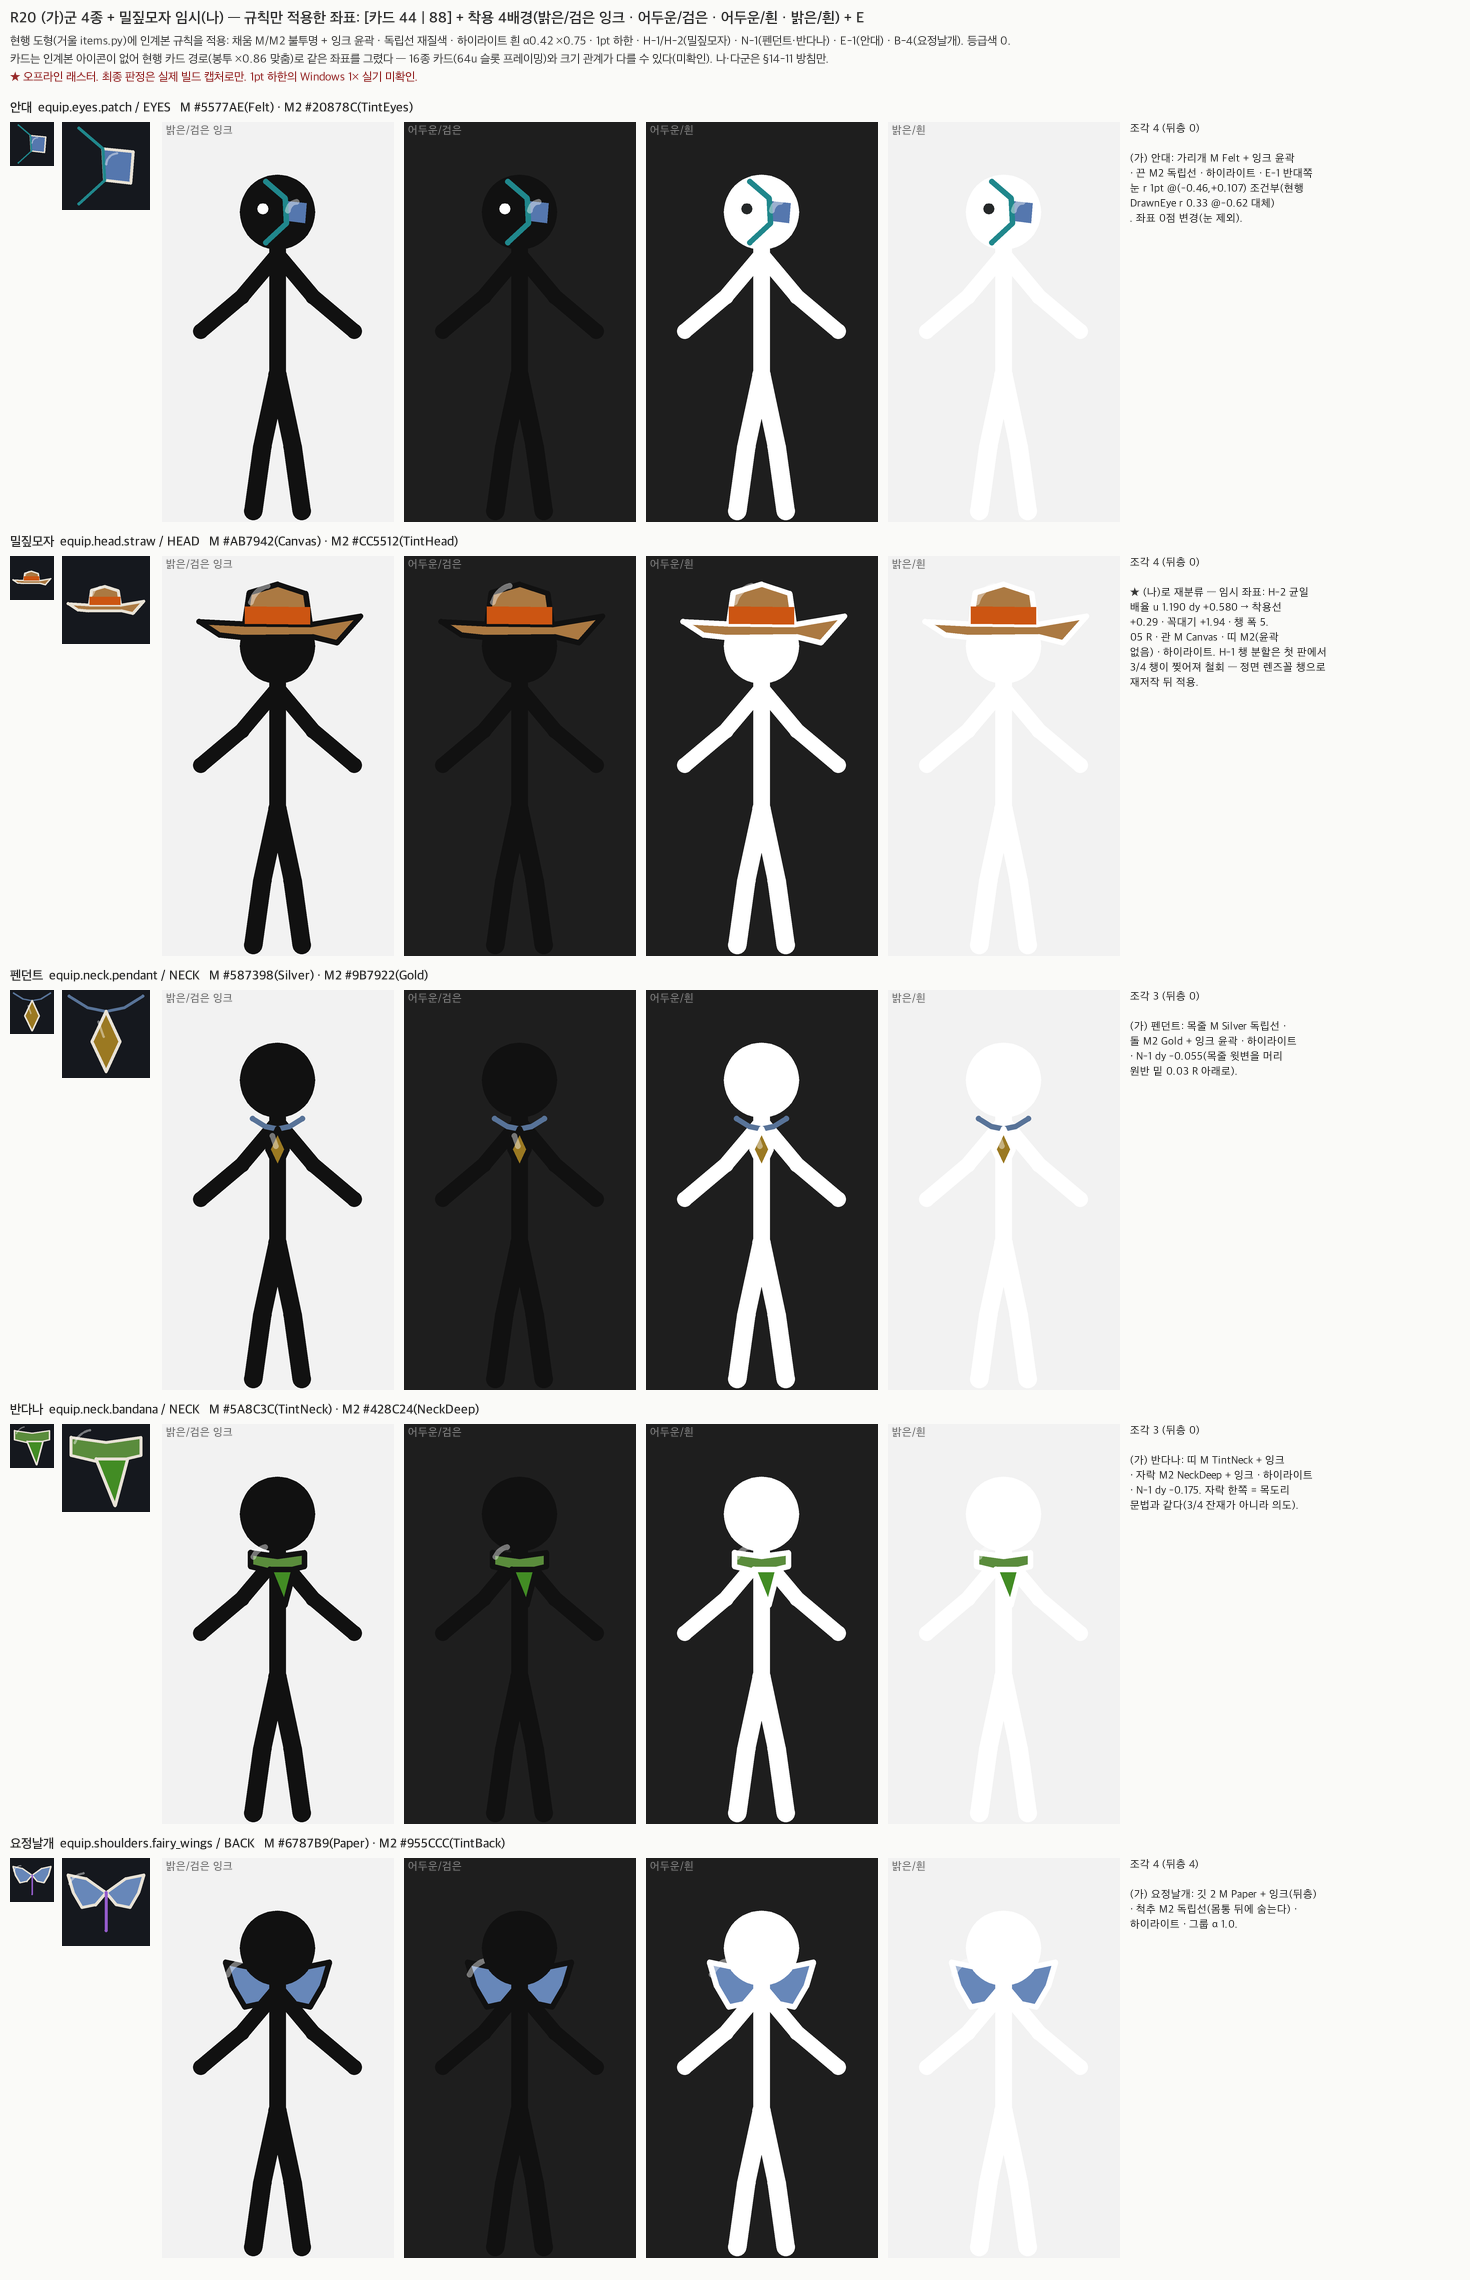

Write Python code to recreate this figure.
# -*- coding: utf-8 -*-
"""R20 시트 — (가)군 5종: 카드(44px + 88px, 바탕 #15181E · 선 #E8E2D6) + 착용 4배경(밝은/검은 잉크 · 어두운/검은 · 어두운/흰 · 밝은/흰).
카드 = 현행 카드 경로(AccessoryCardIcon: 봉투 최대변을 셀×0.86 에 맞춤)로 같은 좌표를 그린다 — 인계본 아이콘이 없는 종이라 정면 슬롯 프레이밍이 없다.
    python3 r20_sheet.py"""
import math, os, sys
from PIL import Image, ImageDraw
HERE = os.path.dirname(os.path.abspath(__file__)); sys.path.insert(0, HERE)
import rig
import r16_model as M16
import r16_raster as RZ
import r16_worn_sheet as S16
import r17_sheet as S17
import r19_sheet as S19
import palette_model as PM
import r20_model as M

WORN_W, WORN_H, R_PX, GAP = S16.WORN_W, S16.WORN_H, S16.R_PX, S16.GAP
HEAD_CX, HEAD_CY = S17.HEAD_CX, S17.HEAD_CY
NOTE_W = 330

def draw_pieces(cv, kind, pieces, to_px, width_px, surface, ink_hex, layer=None):
    for p in pieces:
        if layer is not None and p.layer != layer: continue
        fill, fa, line = M.resolve(kind, p.crole, surface, ink_hex)
        pts = [to_px(q) for q in p.pts]
        if p.filled and fill is not None: cv.fill(pts, RZ._rgb(fill), alpha=fa)
        if line is not None: cv.stroke(pts, width_px(p), RZ._rgb(line), M16.HI_ALPHA if p.crole[1] == "W" else 1.0, p.loop)

def render_body(kind, w, h, bg, ink, r_px=R_PX, scale=M16.SHIP):
    cv = RZ.Canvas(w, h, bg)
    to_px = lambda p: (HEAD_CX + p[0] * r_px, HEAD_CY - p[1] * r_px)
    wpx = lambda p: p.width_R(scale) * r_px
    ps = M.GA[kind]; ink_hex = S19.hexs(ink)
    draw_pieces(cv, kind, ps, to_px, wpx, "body", ink_hex, layer="back")
    S16.draw_our_figure(cv, HEAD_CX, HEAD_CY, r_px, ink)
    draw_pieces(cv, kind, ps, to_px, wpx, "body", ink_hex, layer="front")
    return cv.done()

def render_card(kind, cell):
    cv = RZ.Canvas(cell, cell, S19.CARD_BG)
    pts = [q for p in M.GA[kind] if p.src != "EYE" for q in p.pts]
    x0, y0, x1, y1 = rig.bounds(pts); span = max(x1 - x0, y1 - y0); s = cell * 0.86 / span
    cx, cy = (x0 + x1) / 2, (y0 + y1) / 2
    to_px = lambda p: (cell / 2 + (p[0] - cx) * s, cell / 2 - (p[1] - cy) * s)
    wpx = lambda p: max(1.0, 2.2 * cell / 64.0 * p.mult)
    ps = [p for p in M.GA[kind] if p.src != "EYE"]
    draw_pieces(cv, kind, ps, to_px, wpx, "card", S19.CARD_INK)
    return cv.done()

NOTES = {
    "patch": "(가) 안대: 가리개 M Felt + 잉크 윤곽 · 끈 M2 독립선 · 하이라이트 · E-1 반대쪽 눈 r 1pt @(−0.46,+0.107) 조건부(현행 DrawnEye r 0.33 @−0.62 대체). 좌표 0점 변경(눈 제외).",
    "straw": "★ (나)로 재분류 — 임시 좌표: H-2 균일 배율 u 1.190 dy +0.580 → 착용선 +0.29 · 꼭대기 +1.94 · 챙 폭 5.05 R · 관 M Canvas · 띠 M2(윤곽 없음) · 하이라이트. H-1 챙 분할은 첫 판에서 3/4 챙이 찢어져 철회 — 정면 렌즈꼴 챙으로 재저작 뒤 적용.",
    "pendant": "(가) 펜던트: 목줄 M Silver 독립선 · 돌 M2 Gold + 잉크 윤곽 · 하이라이트 · N-1 dy −0.055(목줄 윗변을 머리 원반 밑 0.03 R 아래로).",
    "bandana": "(가) 반다나: 띠 M TintNeck + 잉크 · 자락 M2 NeckDeep + 잉크 · 하이라이트 · N-1 dy −0.175. 자락 한쪽 = 목도리 문법과 같다(3/4 잔재가 아니라 의도).",
    "fairywings": "(가) 요정날개: 깃 2 M Paper + 잉크(뒤층) · 척추 M2 독립선(몸통 뒤에 숨는다) · 하이라이트 · 그룹 α 1.0.",
}

def main():
    kinds = list(M.GA.keys())
    W = GAP + 4 * (WORN_W + GAP) + 44 + 8 + 88 + 12 + NOTE_W + GAP
    HEADER = 100; ROW = WORN_H + 34; H = HEADER + ROW * len(kinds) + GAP
    im = Image.new("RGB", (W, H), (250, 250, 248)); d = ImageDraw.Draw(im)
    S16.label(d, (GAP, 10), "R20 (가)군 4종 + 밀짚모자 임시(나) — 규칙만 적용한 좌표: [카드 44 | 88] + 착용 4배경(밝은/검은 잉크 · 어두운/검은 · 어두운/흰 · 밝은/흰) + E", 15, bold=True)
    S16.label(d, (GAP, 34), "현행 도형(거울 items.py)에 인계본 규칙을 적용: 채움 M/M2 불투명 + 잉크 윤곽 · 독립선 재질색 · 하이라이트 흰 α0.42 ×0.75 · 1pt 하한 · H-1/H-2(밀짚모자) · N-1(펜던트·반다나) · E-1(안대) · B-4(요정날개). 등급색 0.", 12, (70, 70, 70))
    S16.label(d, (GAP, 52), "카드는 인계본 아이콘이 없어 현행 카드 경로(봉투 ×0.86 맞춤)로 같은 좌표를 그렸다 — 16종 카드(64u 슬롯 프레이밍)와 크기 관계가 다를 수 있다(미확인). 나·다군은 §14-11 방침만.", 12, (70, 70, 70))
    S16.label(d, (GAP, 70), "★ 오프라인 래스터. 최종 판정은 실제 빌드 캡처로만. 1pt 하한의 Windows 1× 실기 미확인.", 12, (150, 40, 40))
    for i, k in enumerate(kinds):
        y = HEADER + ROW * i; it = PM.BY_KIND.get(k) or M.PAL[M.GA_ID[k]]
        S16.label(d, (GAP, y), "%s  %s / %s   M %s(%s) · M2 %s(%s)" % (M.GA_KO[k], M.GA_ID[k], M.GA_SLOT[k], it[4], PM.name_of(it[4]), it[5], PM.name_of(it[5])), 13, bold=True)
        y0 = y + 22; x = GAP
        im.paste(render_card(k, 44), (x, y0)); im.paste(render_card(k, 88), (x + 52, y0)); x += 44 + 8 + 88 + 12
        for lab, bg, ink in S19.VARIANTS:
            im.paste(render_body(k, WORN_W, WORN_H, bg, ink), (x, y0)); S16.label(d, (x + 4, y0 + 2), lab, 11, (120, 120, 120), bold=True); x += WORN_W + GAP
        RZ.text_block(d, (x, y0), ["조각 %d (뒤층 %d)" % (len(M.GA[k]), sum(1 for p in M.GA[k] if p.layer == "back")), ""] + RZ.wrap(NOTES[k], 26, 31), size=11, color=(50, 50, 50), lh=15)
    im.save(os.path.join(HERE, "r20_sheet.png")); print("wrote r20_sheet.png %dx%d" % im.size)

if __name__ == "__main__":
    main()
